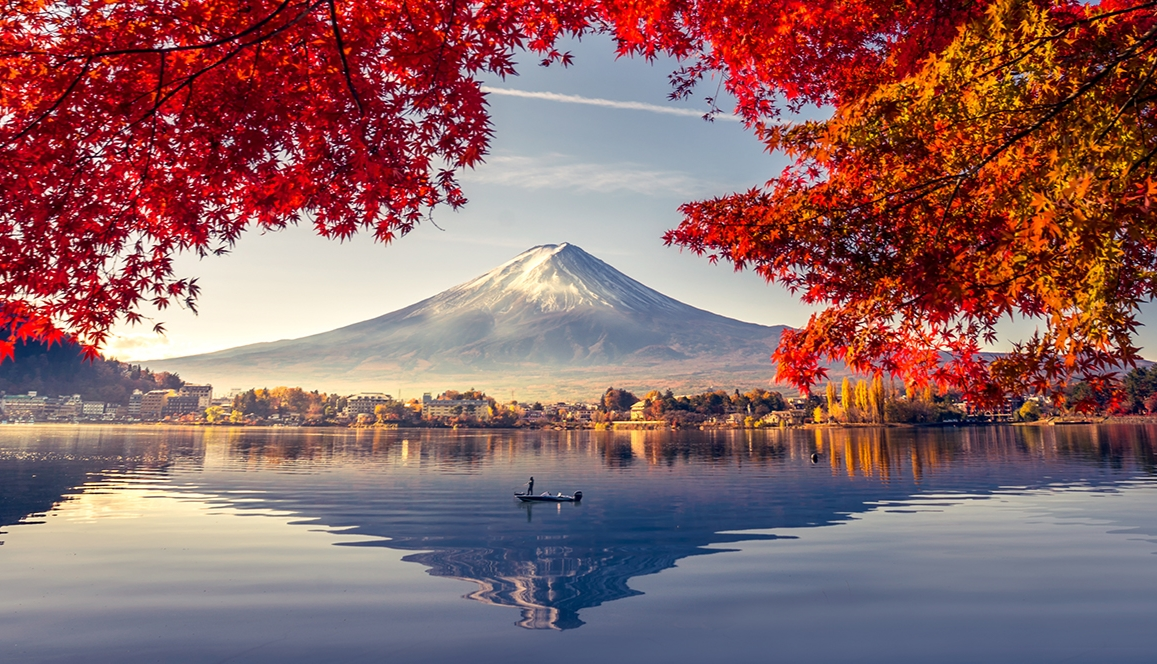
#> input picture Assignment2/img.jpg, 1157 x 664 px
$ python 'Assignment 2.py'
#> lines starting #> are read from the running program, lines starting #| are printed output that depends on the picture; after the words box and inside, x2 and y2 are one past the last pixel; in counts of white or black regions, pixels touching at a corner belong together
import cv2
import numpy as np

original = cv2.imread('img.jpg')
#> original is the input picture: shape (664, 1157, 3); mean B, G, R 101.6, 100.5, 140.9

imageHeight = len(original)
#> imageHeight = 664
imageWidth = len(original[0])
#> imageWidth = 1157

gray = np.zeros((imageHeight, imageWidth), dtype=np.uint8)

for i in range(0, imageHeight):
    for j in range(0, imageWidth):
        gray[i][j] = int(original[i][j][0] * 0.2126 + original[i][j][1] * 0.7152 + original[i][j][2] * 0.0722)
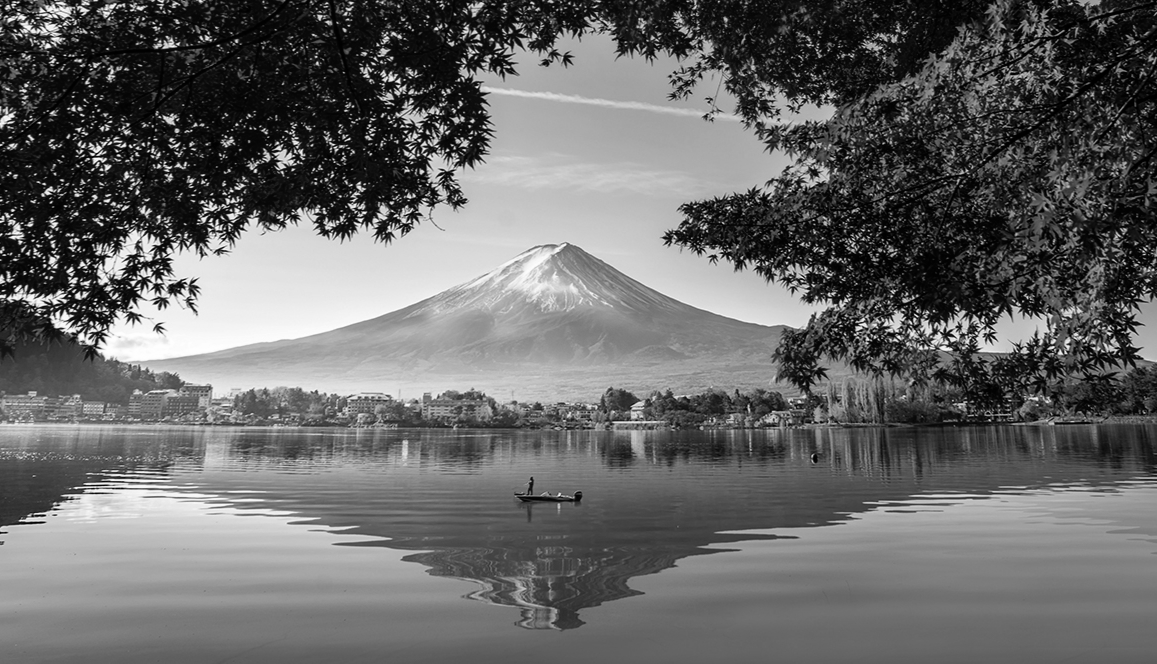
#> gray: shape (664, 1157); min 0, max 254, mean 103.1

sub = np.zeros((imageHeight, imageWidth), dtype=np.uint8)

for i in range(0, imageHeight):
    for j in range(0, imageWidth):
        sub[i][j] = int(original[i][j][0] * 0.2126 + original[i][j][1] * 0.7152 + original[i][j][2] * 0.0722)

for i in range(250, imageHeight-250):
    for j in range(250, imageWidth-250):
        sub[i][j] = int(original[i][j][0] * 0 + original[i][j][1] * 0 + original[i][j][2] * 0)
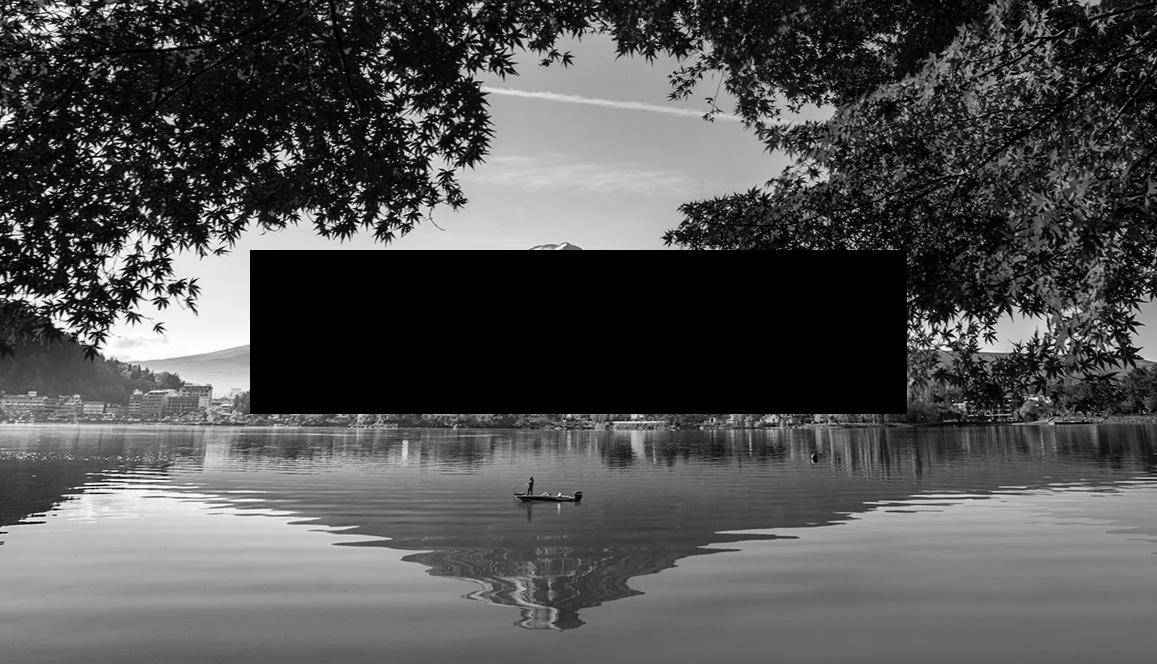
#> sub: shape (664, 1157); 14.02% of pixels changed, all inside (x1, y1, x2, y2) = (250, 250, 907, 414)


cv2.imshow('Original', original)
cv2.imshow('gray', gray)
cv2.imshow('Some black', sub)
cv2.imshow('Substraction',gray-sub)
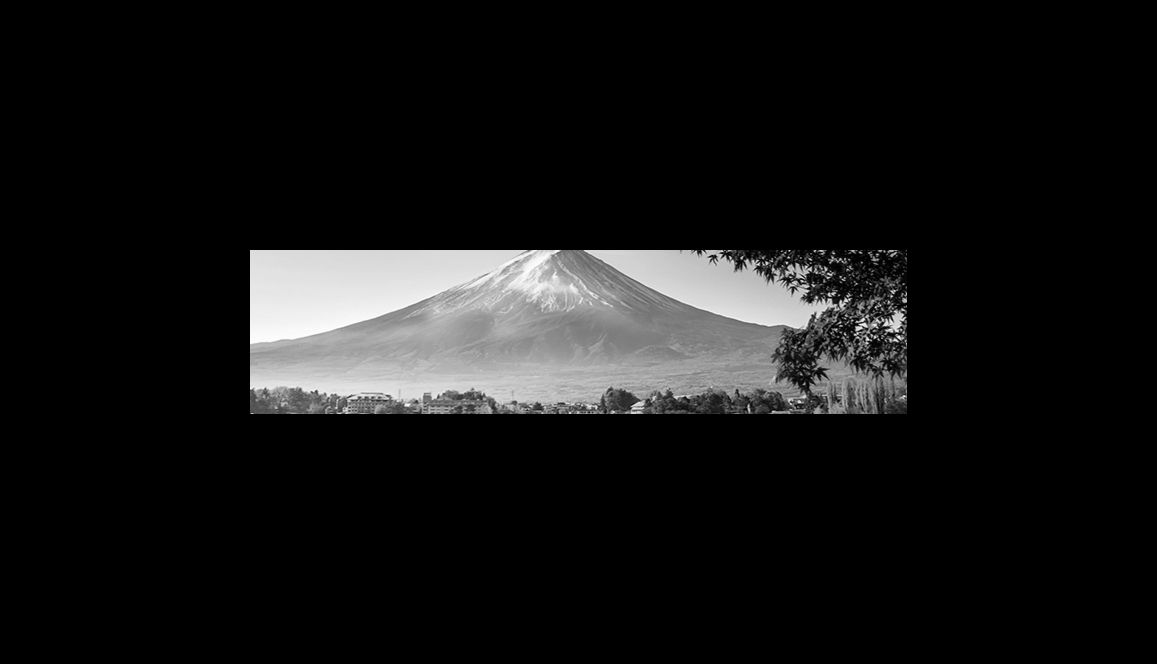
#> window 'Substraction': shape (664, 1157); min 0, max 253, mean 21.5
cv2.waitKey(0)

$ run again, with Assignment2/some_black.png saved as Assignment2/img.jpg
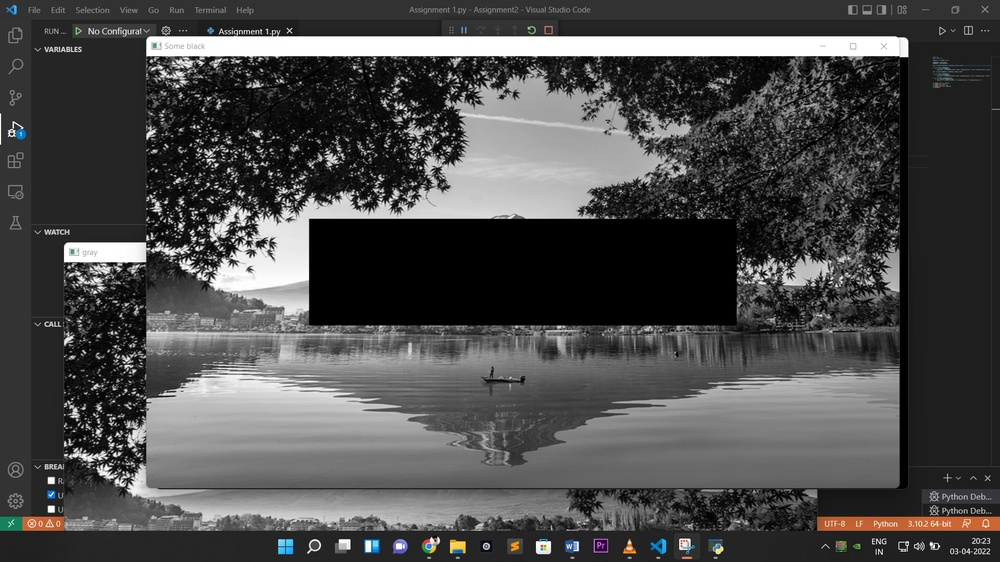
#> input picture Assignment2/some_black.png, 1000 x 562 px, shrunk from 1920 x 1080 before the run
#> original is the input picture: shape (562, 1000, 3); mean B, G, R 75.3, 75.5, 75.8
#> imageHeight = 562
#> imageWidth = 1000
#> after the loop `for i in range(250, imageHeight-250):`:
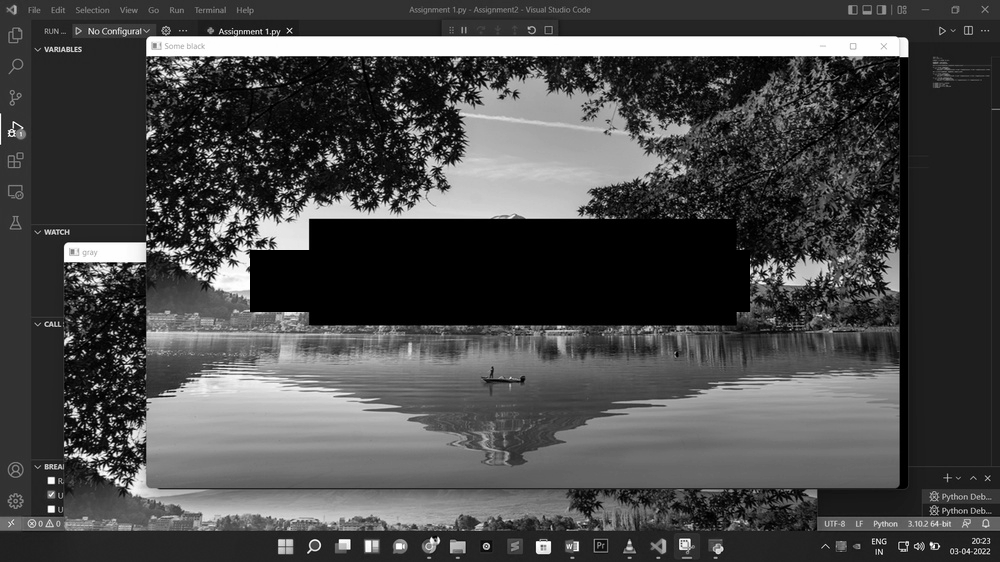
#> sub: shape (562, 1000); min 0, max 254, mean 73.7
#> `cv2.imshow('Substraction',gray-sub)`:
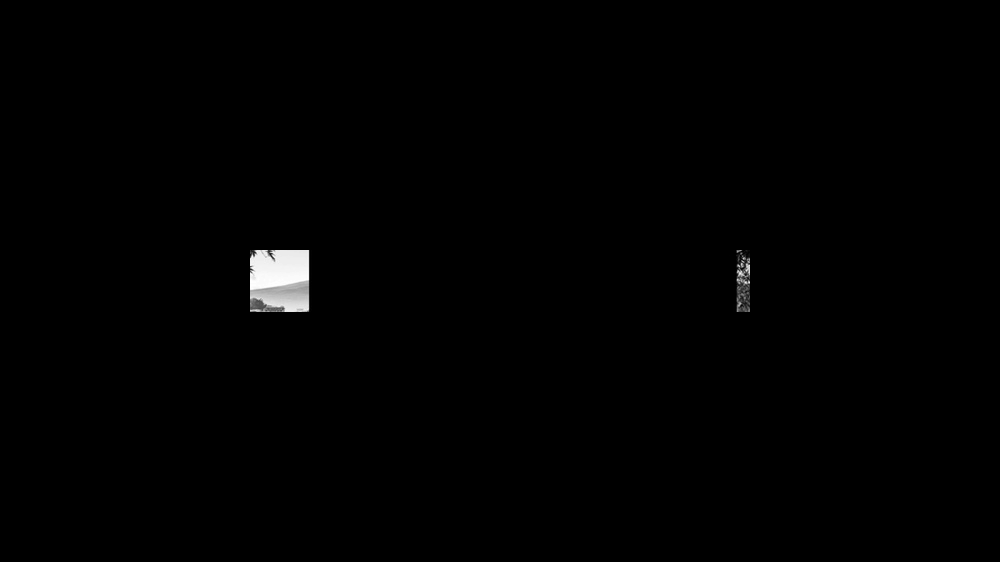
#> window 'Substraction': shape (562, 1000); min 0, max 254, mean 1.5
